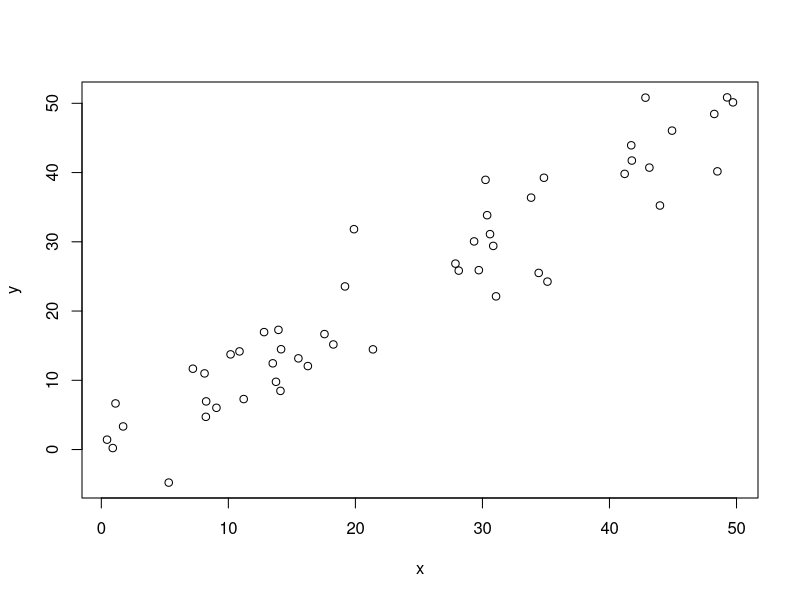
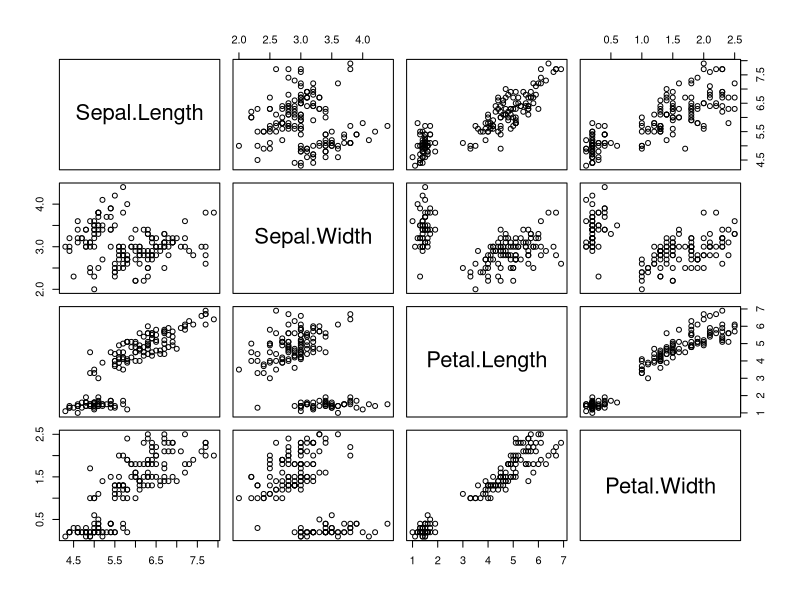
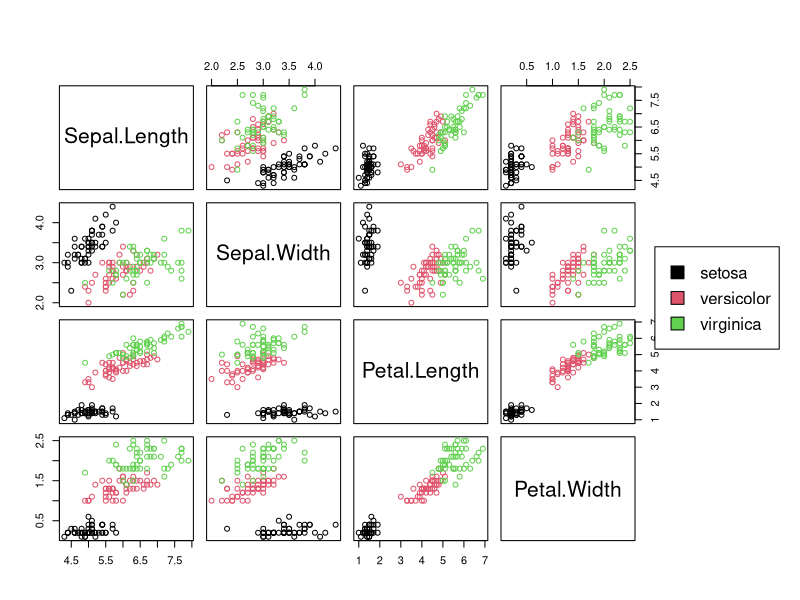
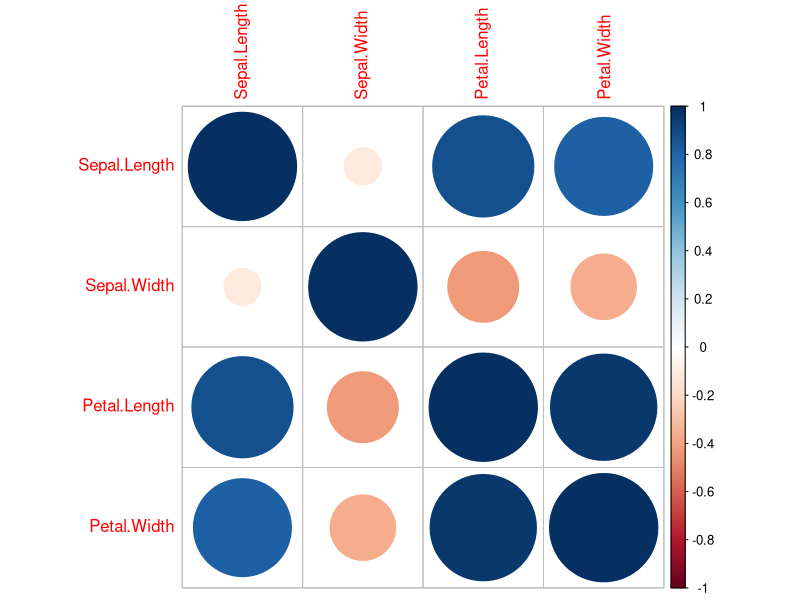
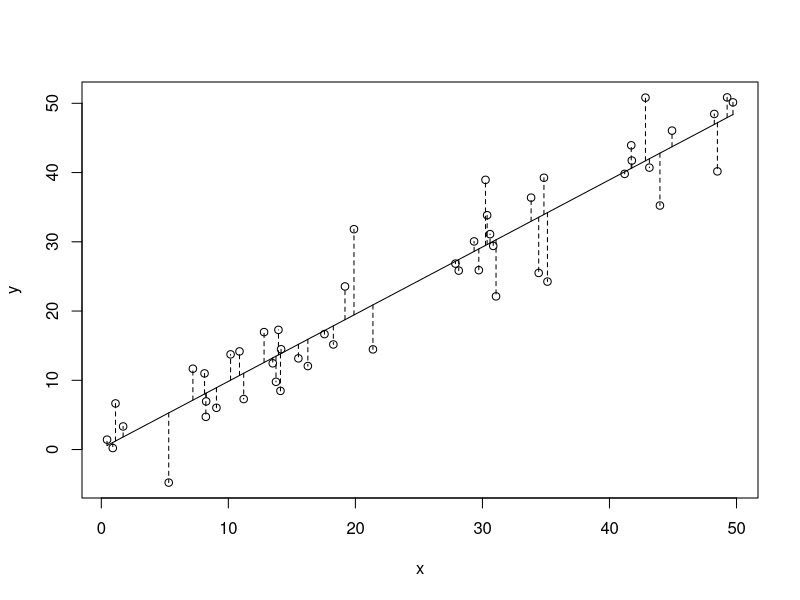

Reproduce these figures in R, in order.
# Aula 32 - Regressao Linear

# Gerando dados sintéticos que possuem correlacao

x <- runif(50,0,50)
y <- x + rnorm(50,0,5)

plot(x,y)

##################################################################

# Correlacao
?cor

# Pearson
cor(x,y)
# Spearman
cor(x,y, method="spearman")
# Kendall
cor(x,y, method="kendall")

# Teste estatistico para correlacao
?cor.test

# Pearson
cor.test(x,y)
# Spearman
cor.test(x,y, method="spearman")
# Kendall
cor.test(x,y, method="kendall")

# visualização de dados relacionado a correlação

# Carregar data iris
data(iris)

# plot de todos os pares de variáveis
pairs(iris[,1:4])

# plot de todos os pares de variáveis ressaltando as espécies
pairs(iris[,1:4],col=iris[,5],oma=c(4,4,6,12))
par(xpd=T)
legend(0.85,0.6, as.vector(unique(iris$Species)),fill=c(1,2,3))

# heatmap de correlação entre pares de variáveis
if (!require("corrplot")) install.packages("corrplot")
library(corrplot)

# calcular correlação
correlations <- cor(iris[,1:4])

# criar plot de correlação
corrplot(correlations, method="circle")

##################################################################

# Regressao Linear

res.lm <- lm(y~x)
res.lm

plot(x,y)
lines(x,fitted(res.lm))

segments(x,fitted(res.lm),x,y,lty=2)

# Escreva aqui a fórmula da regressão linear:
#
#

# Recuperando o y estimado para cada valor em x 
fit<-fitted(res.lm)
fit

# Recuperando o resíduo (y estimado - y observado) para cada x
res<-resid(res.lm)
res

# A soma de fit e res retorna os valores originais de y
sumfr <- fit+res
compare<- data.frame(sumfr,y)
compare

# sumário dos resultado do modelo
summary(res.lm)
